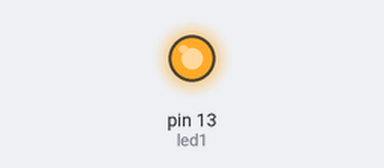
A sketch run on a simulated Arduino Uno, built with avr-gcc and run on an emulated ATmega328P. Shown: output pins drawn as LEDs (lit = HIGH).

Above: at 21.0 s.
At 43.0 s:
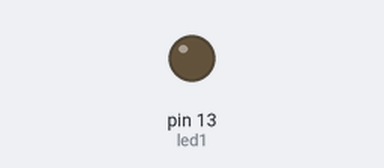
Timing chart, 0 to 57.2 s (numbered marks = the images above):
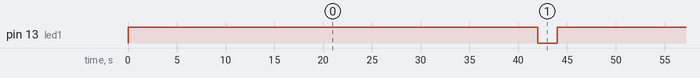

The sketch:

finalrose.ino
```cpp
//From Data to Perception, Digital Futures Masters at OCAD University
//Sana Shepko & Emma Brito
//"Every 42 Seconds", February 5th 2018

//Every 42 seconds someone experiences domestic abuse in Canada. This data is visualized through the use of red lights embedded into a white rose.
//This code turns on red LEDs sewn into the rose with conductive thread for 42 seconds. The lights turn off for 2 seconds after 42 seconds, and then turn on again.

int led1 = 13; //the pin that the wire is attached to, which is then attached to conductive thread controlling multiple LEDs


void setup() {
  // initialize digital pin 13 as an output.
  pinMode(led1, OUTPUT);

}

// the loop function runs over and over again forever
void loop() {
  digitalWrite(led1, HIGH); //turn on the LEDs for 42 seconds
  delay(42000);
  digitalWrite(led1, LOW);//turn off the LEDs for 2 seconds
  delay(2000);
}
```

Measured:
- by itself, pin 13 (led1): alternates HIGH for 42.0 s and LOW for 2.0 s
